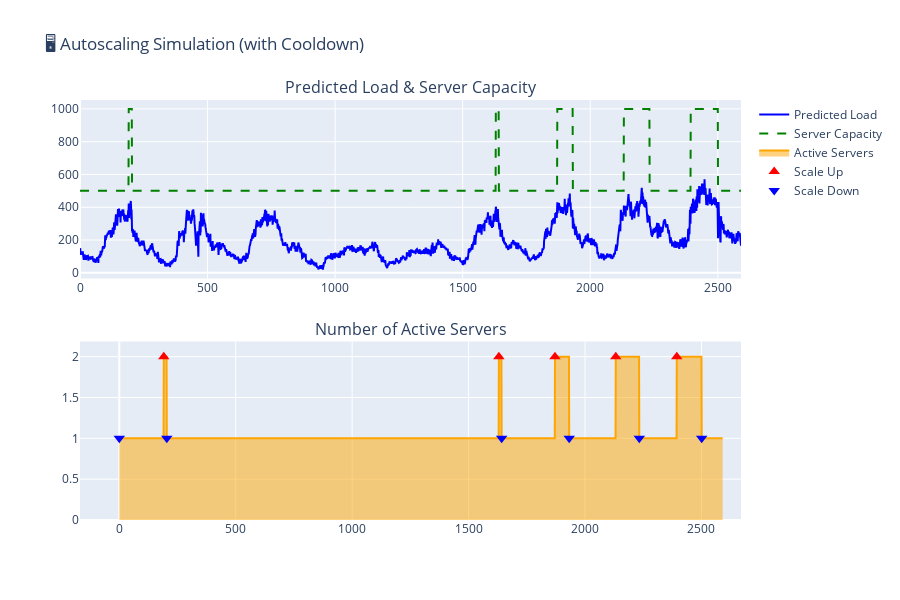

Notebook cell for this chart:
### Code cell
# Visualize autoscaling simulation
fig = make_subplots(rows=2, cols=1,
                    subplot_titles=('Predicted Load & Server Capacity', 'Number of Active Servers'),
                    vertical_spacing=0.15)

# Load vs Capacity
fig.add_trace(
    go.Scatter(y=scaling_results['predicted_load'], name='Predicted Load',
               line=dict(color='blue')),
    row=1, col=1
)
fig.add_trace(
    go.Scatter(y=scaling_results['capacity'], name='Server Capacity',
               line=dict(color='green', dash='dash')),
    row=1, col=1
)

# Number of servers
fig.add_trace(
    go.Scatter(y=scaling_results['servers'], name='Active Servers',
               line=dict(color='orange'), fill='tozeroy'),
    row=2, col=1
)

# Mark scale events
scale_up_idx = scaling_results[scaling_results['action'] == 'scale_up'].index
scale_down_idx = scaling_results[scaling_results['action'] == 'scale_down'].index

fig.add_trace(
    go.Scatter(x=scale_up_idx, y=scaling_results.loc[scale_up_idx, 'servers'],
               mode='markers', name='Scale Up', marker=dict(color='red', size=10, symbol='triangle-up')),
    row=2, col=1
)
fig.add_trace(
    go.Scatter(x=scale_down_idx, y=scaling_results.loc[scale_down_idx, 'servers'],
               mode='markers', name='Scale Down', marker=dict(color='blue', size=10, symbol='triangle-down')),
    row=2, col=1
)

fig.update_layout(height=600, title_text="🖥️ Autoscaling Simulation (with Cooldown)")
fig.show()

### Figure 1 — Plotly figure (JSON) as saved in the notebook; plotly's stock layout.template omitted (floating-point values rounded to 4 significant figures; data arrays with more than 128 entries replaced by an {"elided": "..."} marker saying what was removed)
{"data": [{"line": {"color": "blue"}, "name": "Predicted Load", "type": "scatter", "xaxis": "x", "y": {"elided": "2592 float values"}, "yaxis": "y"}, {"line": {"color": "green", "dash": "dash"}, "name": "Server Capacity", "type": "scatter", "xaxis": "x", "y": {"elided": "2592 int values"}, "yaxis": "y"}, {"fill": "tozeroy", "line": {"color": "orange"}, "name": "Active Servers", "type": "scatter", "xaxis": "x2", "y": {"elided": "2592 int values"}, "yaxis": "y2"}, {"marker": {"color": "red", "size": 10, "symbol": "triangle-up"}, "mode": "markers", "name": "Scale Up", "type": "scatter", "x": [191, 1630, 1871, 2132, 2394], "xaxis": "x2", "y": [2, 2, 2, 2, 2], "yaxis": "y2"}, {"marker": {"color": "blue", "size": 10, "symbol": "triangle-down"}, "mode": "markers", "name": "Scale Down", "type": "scatter", "x": [0, 204, 1642, 1932, 2233, 2501], "xaxis": "x2", "y": [1, 1, 1, 1, 1, 1], "yaxis": "y2"}], "layout": {"annotations": [{"font": {"size": 16}, "showarrow": false, "text": "Predicted Load & Server Capacity", "x": 0.5, "xanchor": "center", "xref": "paper", "y": 1, "yanchor": "bottom", "yref": "paper"}, {"font": {"size": 16}, "showarrow": false, "text": "Number of Active Servers", "x": 0.5, "xanchor": "center", "xref": "paper", "y": 0.425, "yanchor": "bottom", "yref": "paper"}], "height": 600, "title": {"text": "🖥️ Autoscaling Simulation (with Cooldown)"}, "xaxis": {"anchor": "y", "domain": [0, 1]}, "xaxis2": {"anchor": "y2", "domain": [0, 1]}, "yaxis": {"anchor": "x", "domain": [0.575, 1]}, "yaxis2": {"anchor": "x2", "domain": [0, 0.425]}}}
